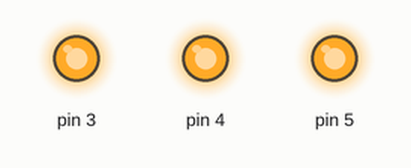
Simulated run of this sketch. Board: Arduino Uno, built with avr-gcc and run on an emulated ATmega328P. Shown: output pins drawn as LEDs (lit = HIGH).

Above: at 0.1 s.
Timing chart, 0 to 1.6 s (numbered marks = the images above):
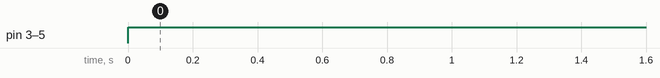

The sketch:

Lesson3_V1_mb.ino
```cpp
void setup() {
  // erst mal sagen welche Pins dran sind und was sie zu erwarten haben
  pinMode(3, OUTPUT);
  pinMode(4, OUTPUT);
  pinMode(5, OUTPUT);

}

void loop() {
  // put your main code here, to run repeatedly:
  digitalWrite(3, HIGH); // stellt 5V an (=HIGH) auf Pin 3
  digitalWrite(4, HIGH); // stellt 5V an auf Pin 4
  digitalWrite(5, HIGH); // stellt 5V an auf Pin 5

}
```

Measured:
- by itself, pin 3–5: LOW → HIGH at 0.00 s
